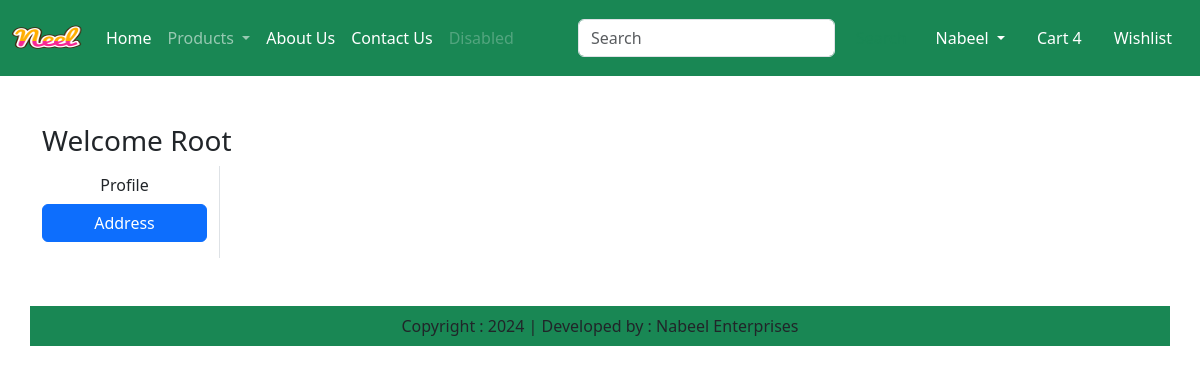
/address/ (signed in), run on an earlier commit of the app's database.
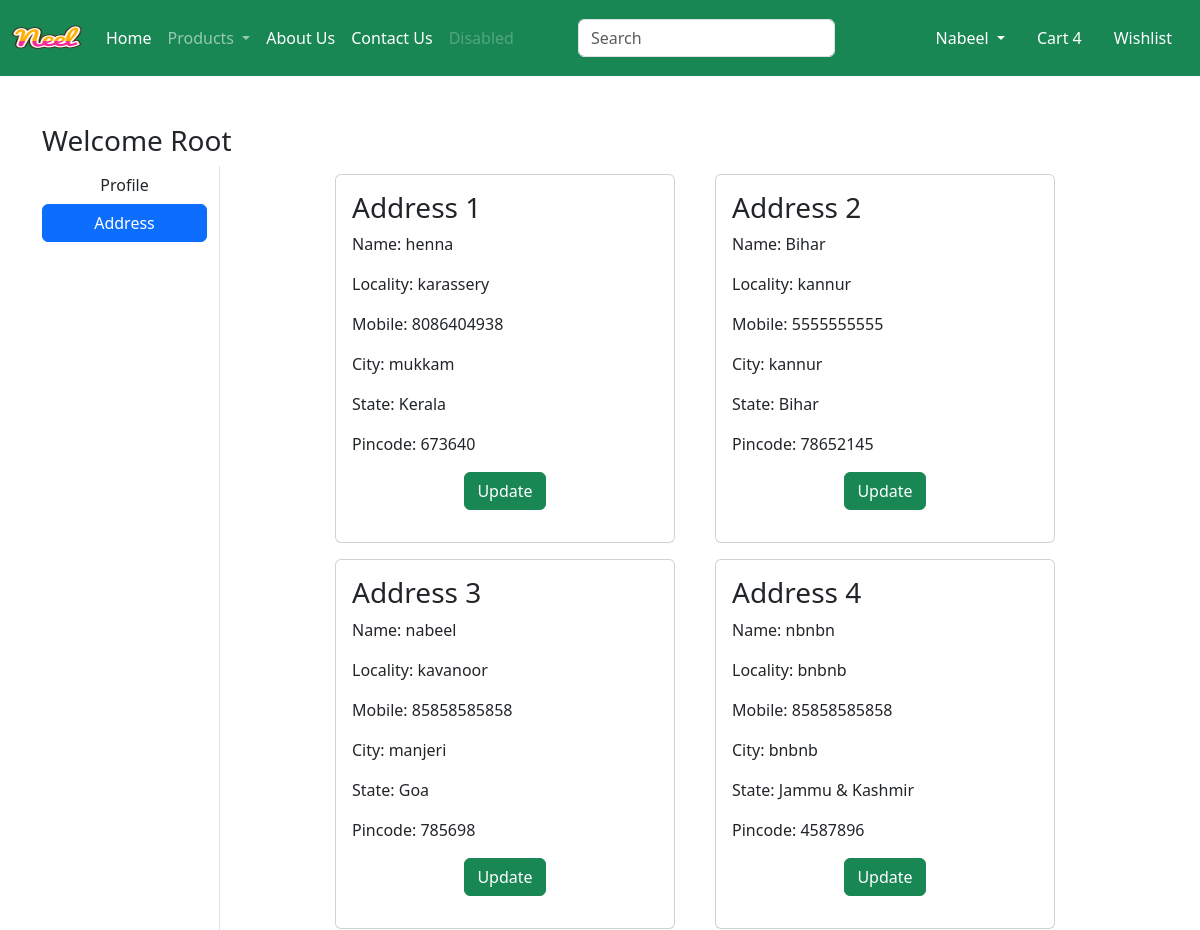
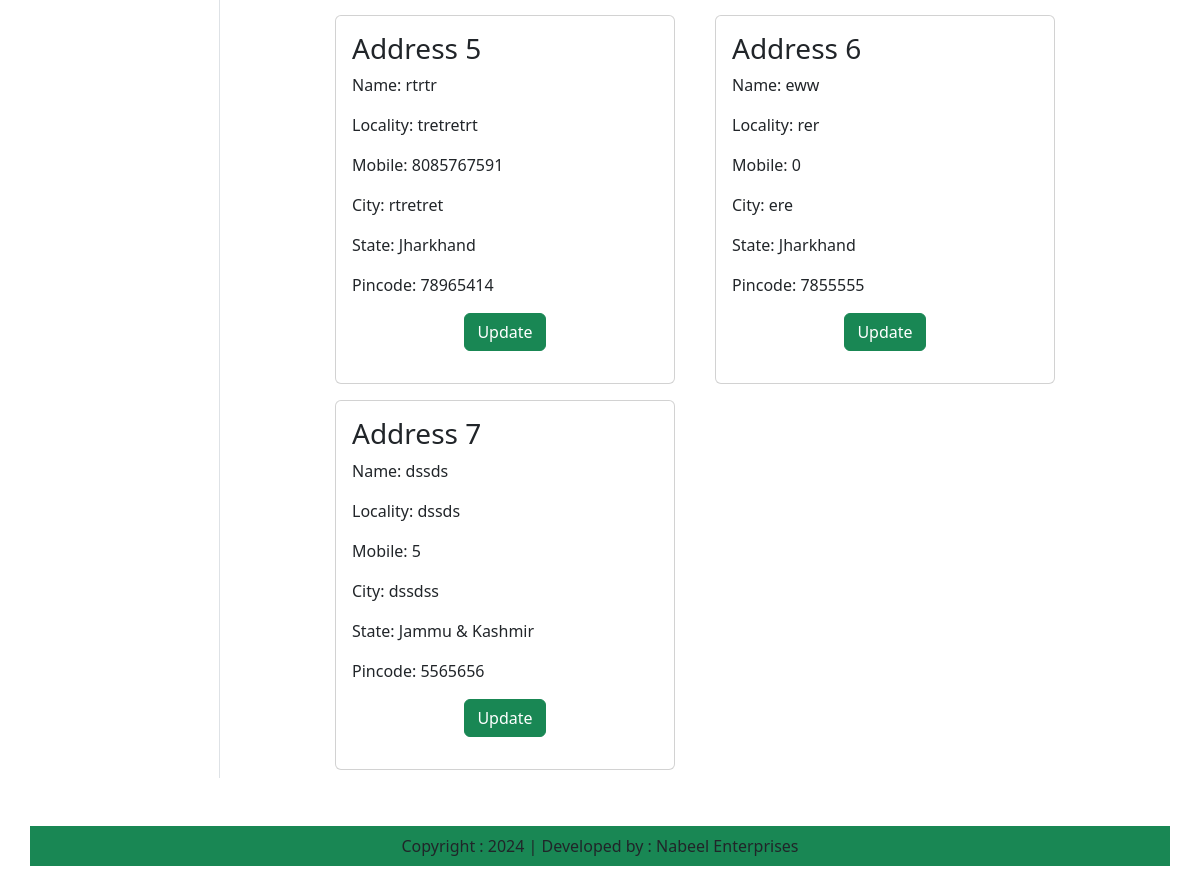
And on a later commit of the database (2 pictures, top to bottom).
### app/models.py (models this page shows, shortened)
class Customer(models.Model):
    user = models.ForeignKey(User,on_delete=models.CASCADE)
    name = models.CharField(max_length=200)
    locality = models.CharField(max_length=200)
    city = models.CharField(max_length=50)
    mobile = models.IntegerField(default=0)
    zipcode = models.IntegerField()
    state = models.CharField(choices=STATE_CHOICES,max_length=100)

### app/views.py (the view)
# urls.py: path('address/', views.address,name="address"),
def address(request):
    add = Customer.objects.filter(user=request.user)
    return render(request,'app/address.html',locals())

### app/templates/app/address.html (shortened to what this page needs)
{% extends "app/base.html" %}
{% load static %}
{% block main-content %}
<div class="container my-5">
    <div class="row">
        <h3>Welcome <span class="text-capitalize">{{request.user}}</span></h3>
    <div class="col-sm-2 border-end">
        <ul class="list-unstyled">
            <li class="d-grid"><a href="{% url 'profile' %}" class="btn">Profile</a></li>
            <li class="d-grid"><a href="{% url 'address' %}" class="btn btn-primary">Address</a></li>
        </ul>
    </div>
   <div class="col-sm-8 offset-sm-1">
    <div class="row">
        {% for ad in add %}
        <div class="col-sm-6">
            <div class="card m-2">
                <div class="card-body">
                    <h3>Address {{forloop.counter}}</h3>
                    <p>Name: {{ad.name}}</p>
                    <p>Locality: {{ad.locality}}</p>
                    <p>Mobile: {{ad.mobile}}</p>
                    <p>City: {{ad.city}}</p>
                    <p>State: {{ad.state}}</p>
                    <p>Pincode: {{ad.zipcode}}</p>
                    <p class="text-center"><a href="{% url 'updateaddress' pk=ad.id %}" class="btn btn-success" type="button" >Update</a></p>
                </div>
            </div>
        </div>
        {% endfor %}
    </div>
   </div>
   {% endblock main-content %}

What changed in the data, as far as the page shows it:
added Customer: name "henna", locality "karassery", mobile "8086404938", city "mukkam", state "Kerala", zipcode "673640"
added Customer: name "Bihar", locality "kannur", mobile "5555555555", city "kannur", state "Bihar", zipcode "78652145"
added Customer: name "nabeel", locality "kavanoor", mobile "85858585858", city "manjeri", state "Goa", zipcode "785698"
added Customer: name "nbnbn", locality "bnbnb", mobile "85858585858", city "bnbnb", state "Jammu & Kashmir", zipcode "4587896"
added Customer: name "rtrtr", locality "tretretrt", mobile "8085767591", city "rtretret", state "Jharkhand", zipcode "78965414"
added Customer: name "eww", locality "rer", mobile "0", city "ere", state "Jharkhand", zipcode "7855555"
added Customer: name "dssds", locality "dssds", mobile "5", city "dssdss", state "Jammu & Kashmir", zipcode "5565656"
